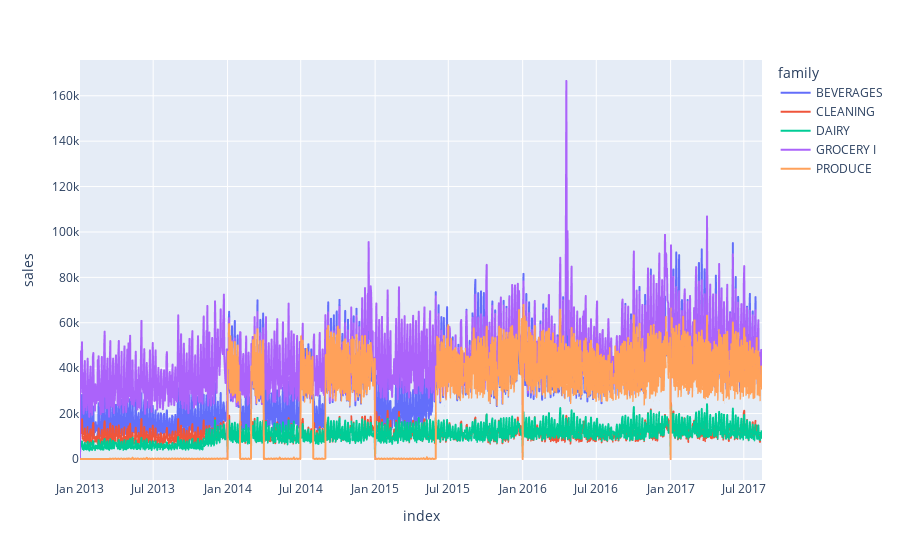

Notebook source saved alongside this figure:
### Code cell
fig = px.line(df_cant_ventas, x=df_cant_ventas.index, y='sales',color='family')
fig.show()

### Figure 1 — Plotly figure (JSON) as saved in the notebook; plotly's stock layout.template omitted (floating-point values rounded to 4 significant figures; data arrays with more than 128 entries replaced by an {"elided": "..."} marker saying what was removed)
{"data": [{"hovertemplate": "family=BEVERAGES<br>index=%{x}<br>sales=%{y}<extra></extra>", "legendgroup": "BEVERAGES", "line": {"color": "#636efa", "dash": "solid"}, "marker": {"symbol": "circle"}, "mode": "lines", "name": "BEVERAGES", "showlegend": true, "type": "scattergl", "x": {"elided": "1684 str values"}, "xaxis": "x", "y": {"elided": "1684 int values"}, "yaxis": "y"}, {"hovertemplate": "family=CLEANING<br>index=%{x}<br>sales=%{y}<extra></extra>", "legendgroup": "CLEANING", "line": {"color": "#EF553B", "dash": "solid"}, "marker": {"symbol": "circle"}, "mode": "lines", "name": "CLEANING", "showlegend": true, "type": "scattergl", "x": {"elided": "1684 str values"}, "xaxis": "x", "y": {"elided": "1684 int values"}, "yaxis": "y"}, {"hovertemplate": "family=DAIRY<br>index=%{x}<br>sales=%{y}<extra></extra>", "legendgroup": "DAIRY", "line": {"color": "#00cc96", "dash": "solid"}, "marker": {"symbol": "circle"}, "mode": "lines", "name": "DAIRY", "showlegend": true, "type": "scattergl", "x": {"elided": "1684 str values"}, "xaxis": "x", "y": {"elided": "1684 int values"}, "yaxis": "y"}, {"hovertemplate": "family=GROCERY I<br>index=%{x}<br>sales=%{y}<extra></extra>", "legendgroup": "GROCERY I", "line": {"color": "#ab63fa", "dash": "solid"}, "marker": {"symbol": "circle"}, "mode": "lines", "name": "GROCERY I", "showlegend": true, "type": "scattergl", "x": {"elided": "1684 str values"}, "xaxis": "x", "y": {"elided": "1684 float values"}, "yaxis": "y"}, {"hovertemplate": "family=PRODUCE<br>index=%{x}<br>sales=%{y}<extra></extra>", "legendgroup": "PRODUCE", "line": {"color": "#FFA15A", "dash": "solid"}, "marker": {"symbol": "circle"}, "mode": "lines", "name": "PRODUCE", "showlegend": true, "type": "scattergl", "x": {"elided": "1684 str values"}, "xaxis": "x", "y": {"elided": "1684 float values"}, "yaxis": "y"}], "layout": {"legend": {"title": {"text": "family"}, "tracegroupgap": 0}, "margin": {"t": 60}, "xaxis": {"anchor": "y", "domain": [0, 1], "title": {"text": "index"}}, "yaxis": {"anchor": "x", "domain": [0, 1], "title": {"text": "sales"}}}}
